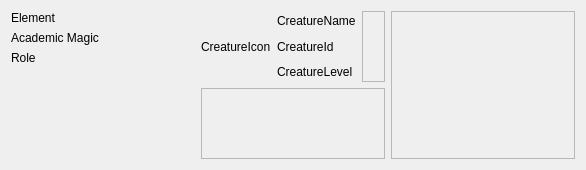
<?xml version="1.0" encoding="UTF-8"?>
<ui version="4.0">
 <class>Creature</class>
 <widget class="QFrame" name="Creature">
  <property name="geometry">
   <rect>
    <x>0</x>
    <y>0</y>
    <width>586</width>
    <height>170</height>
   </rect>
  </property>
  <property name="windowTitle">
   <string>Frame</string>
  </property>
  <layout class="QHBoxLayout" name="horizontalLayout_2">
   <item>
    <layout class="QVBoxLayout" name="verticalLayout_2">
     <item>
      <widget class="QLabel" name="m_element">
       <property name="text">
        <string>Element</string>
       </property>
      </widget>
     </item>
     <item>
      <widget class="QLabel" name="m_academicMagic">
       <property name="text">
        <string>Academic Magic</string>
       </property>
      </widget>
     </item>
     <item>
      <widget class="QLabel" name="m_role">
       <property name="text">
        <string>Role</string>
       </property>
      </widget>
     </item>
     <item>
      <spacer name="verticalSpacer">
       <property name="orientation">
        <enum>Qt::Vertical</enum>
       </property>
       <property name="sizeHint" stdset="0">
        <size>
         <width>20</width>
         <height>40</height>
        </size>
       </property>
      </spacer>
     </item>
    </layout>
   </item>
   <item>
    <layout class="QVBoxLayout" name="verticalLayout_3">
     <item>
      <layout class="QHBoxLayout" name="horizontalLayout">
       <item>
        <widget class="QLabel" name="m_icon">
         <property name="text">
          <string>CreatureIcon</string>
         </property>
        </widget>
       </item>
       <item>
        <layout class="QVBoxLayout" name="verticalLayout">
         <item>
          <widget class="QLabel" name="m_name">
           <property name="text">
            <string>CreatureName</string>
           </property>
          </widget>
         </item>
         <item>
          <widget class="QLabel" name="m_id">
           <property name="text">
            <string>CreatureId</string>
           </property>
          </widget>
         </item>
         <item>
          <widget class="QLabel" name="m_level">
           <property name="text">
            <string>CreatureLevel</string>
           </property>
          </widget>
         </item>
        </layout>
       </item>
       <item>
        <widget class="QFrame" name="m_families">
         <property name="frameShape">
          <enum>QFrame::StyledPanel</enum>
         </property>
         <property name="frameShadow">
          <enum>QFrame::Raised</enum>
         </property>
        </widget>
       </item>
      </layout>
     </item>
     <item>
      <widget class="QFrame" name="m_runes">
       <property name="frameShape">
        <enum>QFrame::StyledPanel</enum>
       </property>
       <property name="frameShadow">
        <enum>QFrame::Raised</enum>
       </property>
      </widget>
     </item>
    </layout>
   </item>
   <item>
    <widget class="QFrame" name="m_stats">
     <property name="frameShape">
      <enum>QFrame::StyledPanel</enum>
     </property>
     <property name="frameShadow">
      <enum>QFrame::Raised</enum>
     </property>
    </widget>
   </item>
  </layout>
 </widget>
 <resources/>
 <connections/>
</ui>
